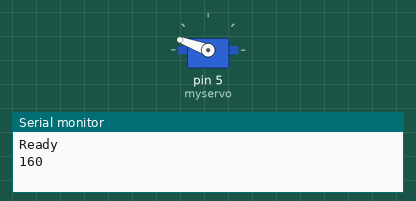
Bench run of a sketch on a simulated Arduino Uno, built with avr-gcc and run on an emulated ATmega328P. Parts: servo, the last lines printed to the serial monitor.

Above: at 0.1 s.
At 9.6 s:
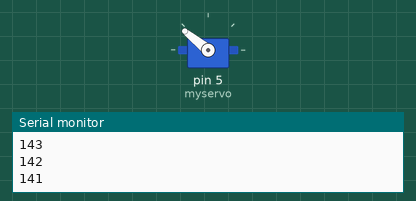
At 19.6 s:
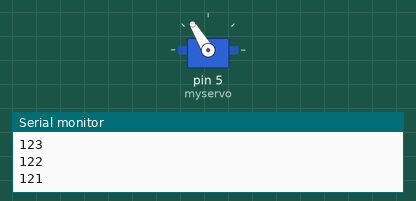
At 39.1 s:
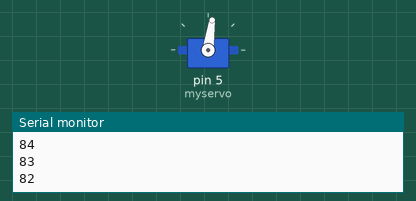
Timing chart, 0 to 40.0 s (numbered marks = the images above):
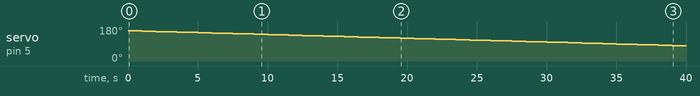

The sketch:

Position_Finder.ino
```cpp
// (licence header left out)
//Include Servo libraries
#include <Servo.h>

//Declare the servo
Servo myservo;

// variable to store the servos position
int pos;

//How long before the next cycle starts
int cycledelay = 1500;

//How long before the increment changes
int readdelay = 500;

//The minimum servo motor value
int minpos = 20;

//The maximum servo motor value
int maxpos = 160;

//Increment for the servo motor
int stepval = 1;

void setup(){
  //Start Serial
  Serial.begin(9600);
  //Attach the servo to pin 5
  myservo.attach(5);
  Serial.println("Ready");
  Serial.println("");
}


void loop(){
  //For loop - loop while pos is greater than or equal to the min pos pos - increment
  for(pos = maxpos; pos >= minpos; pos -= stepval){
    //Write the pos value to the servo
    myservo.write(pos);
    //Print the position value to the serial
    Serial.println(pos);
    //Wait for the read delay time
    delay(readdelay);
  }

  //Wait for the specified ms
  delay(cycledelay);

  //For loop - loop while pos is less than or equal to the max pos pos + increment
  for(pos = minpos; pos <= maxpos; pos += stepval){
    //Write the pos value to the servo
    myservo.write(pos);
    //Print the position value to the serial
    Serial.println(pos);
    //Wait for the read delay time
    delay(readdelay);
  }

  //Wait for the specified ms
  delay(cycledelay);

}
```

Measured:
- by itself, servo on pin 5 (myservo): moves from 160° to 81° over 39.0 s
